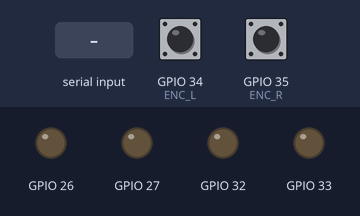
A sketch run on a simulated ESP32. Parts: output pins drawn as LEDs (lit = HIGH). The inputs (shaded band) are chosen by the test bench; at power-on: GPIO 34 (ENC_L) HIGH, GPIO 35 (ENC_R) HIGH. What the sketch prints to the serial monitor is not drawn.

Above: at 1.5 s.
1.6 s: "m\n" received over Serial
At 3.0 s:
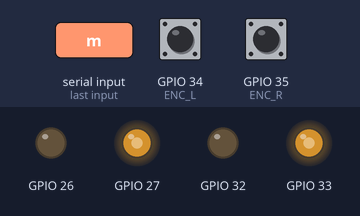
Timing chart, 0 to 4.6 s (numbered marks = the images above; inputs shaded):
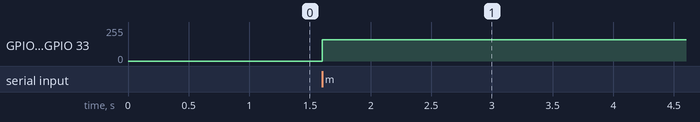

The sketch:

encoder_test.ino
```cpp
/*
  編碼器測試 encoder_test.ino（HC-020K ×2，三支腳 VCC / GND / OUT）
  ------------------------------------------------------------
  接線（見 PINOUT_v2.md）
    HC-020K VCC → 3.3V   GND → GND
    左 OUT → GPIO 34      右 OUT → GPIO 35
  馬達（只有打 m / n / j 才會動）
    左輪 L298N IN3/IN4 → GPIO 32/33，右輪 IN1/IN2 → GPIO 26/27

  序列埠監控視窗：115200，結尾選「Newline」

  指令
    （開機後直接用手轉輪子，數字有變就會印出來）
    v  即時看 OUT 電位（調整碼盤插入深度用）—— 再按一次關掉
    z  計數歸零
    m  兩輪一起往前轉 3 秒，算轉速
    n  左輪轉一圈（數到 20 格停）
    j  右輪轉一圈（數到 20 格停）
    + / -  馬達速度（PWM）加減
    x  停止
    h  說明
*/

// ---------- 腳位 ----------
const int ENC_L = 34, ENC_R = 35;
const int L_IN1 = 32, L_IN2 = 33;          // 左輪：L298N IN3 / IN4
const int R_IN1 = 26, R_IN2 = 27;          // 右輪：L298N IN1 / IN2
const bool L_INVERT = true, R_INVERT = true;

// ---------- 參數 ----------
const int SLOTS = 20;                       // 碼盤格數 = 轉一圈的脈波數
const int FILTER_SAMPLES = 20;              // 取樣 10 kHz：新電位要連續 20 次（2 ms）才算數
const unsigned long REV_TIMEOUT_MS = 5000;  // 轉一圈測試最多跑 5 秒
const unsigned long RUN_MS = 3000;          // m 測試時間
int speed = 160;

// ---------- 計數 ----------
// 不用「一有邊緣就中斷」：碼盤停在缺口邊緣時，感測器會在 0/1 之間快速抖動，
// 每抖一下都會被當成一格。改成計時器每 0.1 ms 取樣一次，電位穩定 2 ms 才承認改變。
volatile long cntL = 0, cntR = 0;
volatile long noiseL = 0, noiseR = 0;       // 原始訊號跳動、但沒被承認的次數
struct Filt { int integ; int state; int raw; };
volatile Filt fL = {0, 0, 0}, fR = {0, 0, 0};
hw_timer_t *timer = nullptr;

inline void IRAM_ATTR step(volatile Filt &f, int level, volatile long &cnt, volatile long &noise) {
  if (level != f.raw) { f.raw = level; if (level == f.state) noise++; }   // 跳回原狀態 = 抖動
  if (level == f.state) { f.integ = 0; return; }                         // 只要中間跳回來一次就重算
  if (++f.integ >= FILTER_SAMPLES) {                                     // 連續 2 ms 都是新電位才承認
    f.state = level; f.integ = 0;
    if (level) cnt++;                                                    // 穩定變成 1 → 算一格
  }
}
void IRAM_ATTR onTimer() {
  step(fL, digitalRead(ENC_L), cntL, noiseL);
  step(fR, digitalRead(ENC_R), cntR, noiseR);
}

void readCounts(long &l, long &r, long &nl, long &nr) {
  noInterrupts(); l = cntL; r = cntR; nl = noiseL; nr = noiseR; interrupts();
}

// ---------- 馬達 ----------
void motor(int in1, int in2, int v) {
  v = constrain(v, -255, 255);
  if (v >= 0) { ledcWrite(in1, v); ledcWrite(in2, 0); }
  else        { ledcWrite(in1, 0); ledcWrite(in2, -v); }
}
void drive(int left, int right) {
  motor(L_IN1, L_IN2, L_INVERT ? -left : left);
  motor(R_IN1, R_IN2, R_INVERT ? -right : right);
}

// ---------- 狀態 ----------
enum Mode { IDLE, RUN, REV };
Mode mode = IDLE;
int revSide = 0;                 // -1 左, +1 右
long revStart = 0, lastShownL = -1, lastShownR = -1, lastShownN = 0;
long runStartL = 0, runStartR = 0;
unsigned long modeStart = 0, lastPrint = 0;
bool watchLevel = false;

void zero() {
  if (mode != IDLE) { drive(0, 0); mode = IDLE; Serial.println("測試中按了 z → 先停止測試"); }
  noInterrupts(); cntL = cntR = noiseL = noiseR = 0; interrupts();
  revStart = runStartL = runStartR = 0;
  lastShownL = lastShownR = -1; lastShownN = 0;
  lastPrint = 0;
  Serial.println("計數歸零，繼續轉輪子就會往上數");
}

void stopAll(const char *why) {
  drive(0, 0); mode = IDLE;
  if (why) Serial.println(why);
}

void help() {
  Serial.println();
  Serial.println("=== 編碼器測試 ===");
  Serial.println("用手轉輪子：數字有變就會印出來，轉一圈應該約 +20");
  Serial.println("v 看 OUT 電位(再按關)  z 歸零  m 兩輪轉3秒  n 左轉一圈  j 右轉一圈");
  Serial.println("+/- 速度  x 停止  h 說明");
  Serial.printf("目前速度 PWM = %d\n\n", speed);
}

void printCounts() {
  long l, r, nl, nr; readCounts(l, r, nl, nr);
  Serial.printf("左 %5ld 格 (%.2f 圈)   右 %5ld 格 (%.2f 圈)", l, (float)l / SLOTS, r, (float)r / SLOTS);
  if (nl || nr) Serial.printf("   抖動(已濾掉) 左%ld 右%ld", nl, nr);
  Serial.println();
}

void handle(char c) {
  switch (c) {
    case 'v': watchLevel = !watchLevel;
              Serial.println(watchLevel ? "即時電位：慢慢轉輪子，0 和 1 應該一格一格交替；一直 0 或一直 1 就調整碼盤插入深度" : "關閉即時電位");
              break;
    case 'z': zero(); break;
    case 'm': {
      long nl, nr; readCounts(runStartL, runStartR, nl, nr);
      drive(speed, speed); mode = RUN; modeStart = millis();
      Serial.printf("兩輪往前轉 %lu 秒（PWM %d）...\n", RUN_MS / 1000, speed);
    } break;
    case 'n': case 'j': {
      long l, r, nl, nr; readCounts(l, r, nl, nr);
      revSide = (c == 'n') ? -1 : 1;
      revStart = (revSide < 0) ? l : r;
      if (revSide < 0) drive(speed, 0); else drive(0, speed);
      mode = REV; modeStart = millis();
      Serial.printf("%s輪轉一圈（數到 %d 格停）...\n", revSide < 0 ? "左" : "右", SLOTS);
    } break;
    case '+': speed = min(255, speed + 10); Serial.printf("速度 PWM = %d\n", speed); break;
    case '-': speed = max(60, speed - 10);  Serial.printf("速度 PWM = %d\n", speed); break;
    case 'x': stopAll("停止"); break;
    case 'h': help(); break;
  }
}

void setup() {
  Serial.begin(115200);
  delay(300);
  pinMode(ENC_L, INPUT);           // GPIO 34/35 沒有內建上拉，靠模組自己的輸出
  pinMode(ENC_R, INPUT);
  int l0 = digitalRead(ENC_L), r0 = digitalRead(ENC_R);
  fL.raw = fL.state = l0; fL.integ = 0;
  fR.raw = fR.state = r0; fR.integ = 0;
  timer = timerBegin(1000000);              // 1 MHz 計時器
  timerAttachInterrupt(timer, &onTimer);
  timerAlarm(timer, 100, true, 0);          // 每 100 µs 取樣一次
  const int ins[] = {L_IN1, L_IN2, R_IN1, R_IN2};
  for (int p : ins) { ledcAttach(p, 1000, 8); ledcWrite(p, 0); }
  help();
  Serial.printf("開機時 OUT 電位：左 %d  右 %d\n", digitalRead(ENC_L), digitalRead(ENC_R));
}

void loop() {
  while (Serial.available()) {
    char c = Serial.read();
    if (c != '\n' && c != '\r' && c != ' ') handle(c);
  }

  long l, r, nl, nr; readCounts(l, r, nl, nr);
  unsigned long now = millis();

  if (mode == REV) {
    long done = ((revSide < 0) ? l : r) - revStart;
    if (done >= SLOTS) {
      stopAll(nullptr);
      Serial.printf("完成：%s輪數到 %ld 格。看輪子是不是剛好轉一圈（停下後慣性可能多 1~2 格）\n",
                    revSide < 0 ? "左" : "右", done);
    } else if (now - modeStart > REV_TIMEOUT_MS) {
      stopAll(nullptr);
      Serial.printf("逾時：5 秒只數到 %ld 格 → 輪子沒轉，或碼盤沒經過感測器小窗\n", done);
    }
  }

  if (mode == RUN && now - modeStart >= RUN_MS) {
    stopAll(nullptr);
    long dl = l - runStartL, dr = r - runStartR;
    float sec = RUN_MS / 1000.0f;
    Serial.printf("3 秒結果：左 %ld 格 = %.0f RPM   右 %ld 格 = %.0f RPM\n",
                  dl, dl * 60.0f / SLOTS / sec, dr, dr * 60.0f / SLOTS / sec);
    if (dl == 0 || dr == 0) Serial.println("  有一邊是 0 → 檢查那邊的接線或碼盤位置");
    else {
      float diff = 100.0f * fabs((float)(dl - dr)) / max(dl, dr);
      Serial.printf("  左右差 %.0f%%（10%% 以內正常，之後可用程式補償）\n", diff);
    }
  }

  if (watchLevel && now - lastPrint >= 50) {
    lastPrint = now;
    int a = digitalRead(ENC_L), b = digitalRead(ENC_R);
    Serial.printf("左 %d %s   右 %d %s   | 左 %ld 右 %ld\n", a, a ? "■" : "□", b, b ? "■" : "□", l, r);
  } else if (!watchLevel && mode == IDLE &&
             ((now - lastPrint >= 200 && (l != lastShownL || r != lastShownR)) ||
              (now - lastPrint >= 1000 && nl + nr != lastShownN))) {   // 格數沒變但一直在抖，每秒也報一次
    lastPrint = now; lastShownL = l; lastShownR = r; lastShownN = nl + nr;
    printCounts();
  }
}
```

Measured:
- after the input at 1.6 s, GPIO 27, GPIO 33: 0/255 → 159/255 at once
